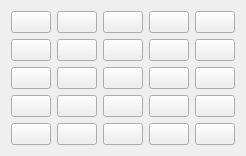
    <widget class="QWidget" name="get_seat_ui">
     <layout class="QGridLayout" name="gridLayout">
      <item row="0" column="0">
       <widget class="QPushButton" name="pushButton_16">
        <property name="text">
         <string/>
        </property>
       </widget>
      </item>
      <item row="0" column="1">
       <widget class="QPushButton" name="pushButton_17">
        <property name="text">
         <string/>
        </property>
       </widget>
      </item>
      <item row="0" column="2">
       <widget class="QPushButton" name="pushButton_18">
        <property name="text">
         <string/>
        </property>
       </widget>
      </item>
      <item row="0" column="3">
       <widget class="QPushButton" name="pushButton_19">
        <property name="text">
         <string/>
        </property>
       </widget>
      </item>
      <item row="0" column="4">
       <widget class="QPushButton" name="pushButton_20">
        <property name="text">
         <string/>
        </property>
       </widget>
      </item>
      <item row="1" column="1">
       <widget class="QPushButton" name="pushButton_22">
        <property name="text">
         <string/>
        </property>
       </widget>
      </item>
      <item row="1" column="2">
       <widget class="QPushButton" name="pushButton_23">
        <property name="text">
         <string/>
        </property>
       </widget>
      </item>
      <item row="1" column="3">
       <widget class="QPushButton" name="pushButton_24">
        <property name="text">
         <string/>
        </property>
       </widget>
      </item>
      <item row="1" column="4">
       <widget class="QPushButton" name="pushButton_25">
        <property name="text">
         <string/>
        </property>
       </widget>
      </item>
      <item row="2" column="0">
       <widget class="QPushButton" name="pushButton_26">
        <property name="text">
         <string/>
        </property>
       </widget>
      </item>
      <item row="2" column="1">
       <widget class="QPushButton" name="pushButton_27">
        <property name="text">
         <string/>
        </property>
       </widget>
      </item>
      <item row="2" column="2">
       <widget class="QPushButton" name="pushButton_28">
        <property name="text">
         <string/>
        </property>
       </widget>
      </item>
      <item row="2" column="3">
       <widget class="QPushButton" name="pushButton_29">
        <property name="text">
         <string/>
        </property>
       </widget>
      </item>
      <item row="2" column="4">
       <widget class="QPushButton" name="pushButton_30">
        <property name="text">
         <string/>
        </property>
       </widget>
      </item>
      <item row="3" column="0">
       <widget class="QPushButton" name="pushButton_31">
        <property name="text">
         <string/>
        </property>
       </widget>
      </item>
      <item row="3" column="1">
       <widget class="QPushButton" name="pushButton_32">
        <property name="text">
         <string/>
        </property>
       </widget>
      </item>
      <item row="3" column="2">
       <widget class="QPushButton" name="pushButton_33">
        <property name="text">
         <string/>
        </property>
       </widget>
      </item>
      <item row="3" column="3">
       <widget class="QPushButton" name="pushButton_34">
        <property name="text">
         <string/>
        </property>
       </widget>
      </item>
      <item row="3" column="4">
       <widget class="QPushButton" name="pushButton_35">
        <property name="text">
         <string/>
        </property>
       </widget>
      </item>
      <item row="4" column="0">
       <widget class="QPushButton" name="pushButton_36">
        <property name="text">
         <string/>
        </property>
       </widget>
      </item>
      <item row="4" column="1">
       <widget class="QPushButton" name="pushButton_37">
        <property name="text">
         <string/>
        </property>
       </widget>
      </item>
      <item row="4" column="2">
       <widget class="QPushButton" name="pushButton_38">
        <property name="text">
         <string/>
        </property>
       </widget>
      </item>
      <item row="4" column="3">
       <widget class="QPushButton" name="pushButton_39">
        <property name="text">
         <string/>
        </property>
       </widget>
      </item>
      <item row="4" column="4">
       <widget class="QPushButton" name="pushButton_40">
        <property name="text">
         <string/>
        </property>
       </widget>
      </item>
      <item row="1" column="0">
       <widget class="QPushButton" name="pushButton_21">
        <property name="text">
         <string/>
        </property>
       </widget>
      </item>
     </layout>
    </widget>
